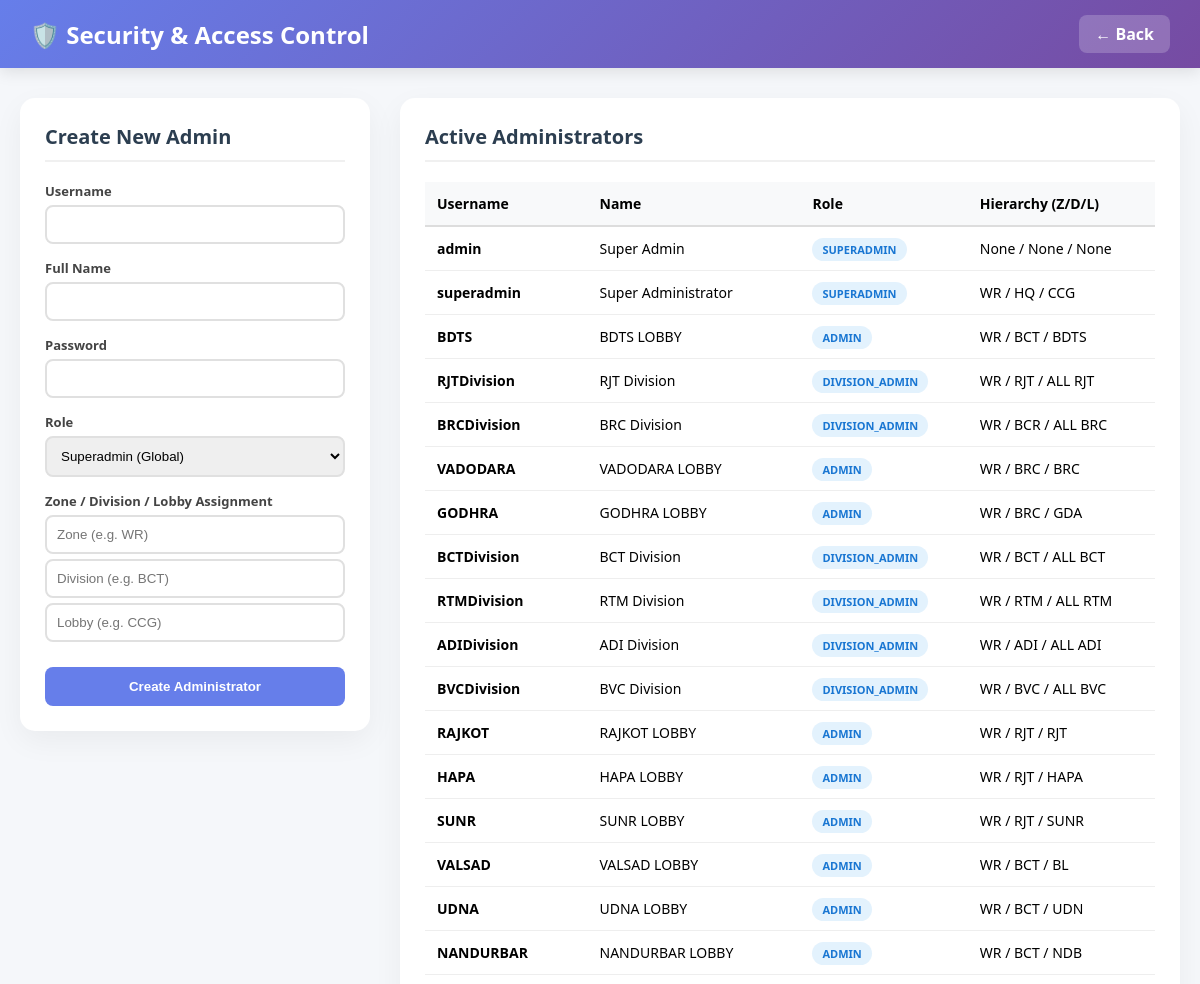
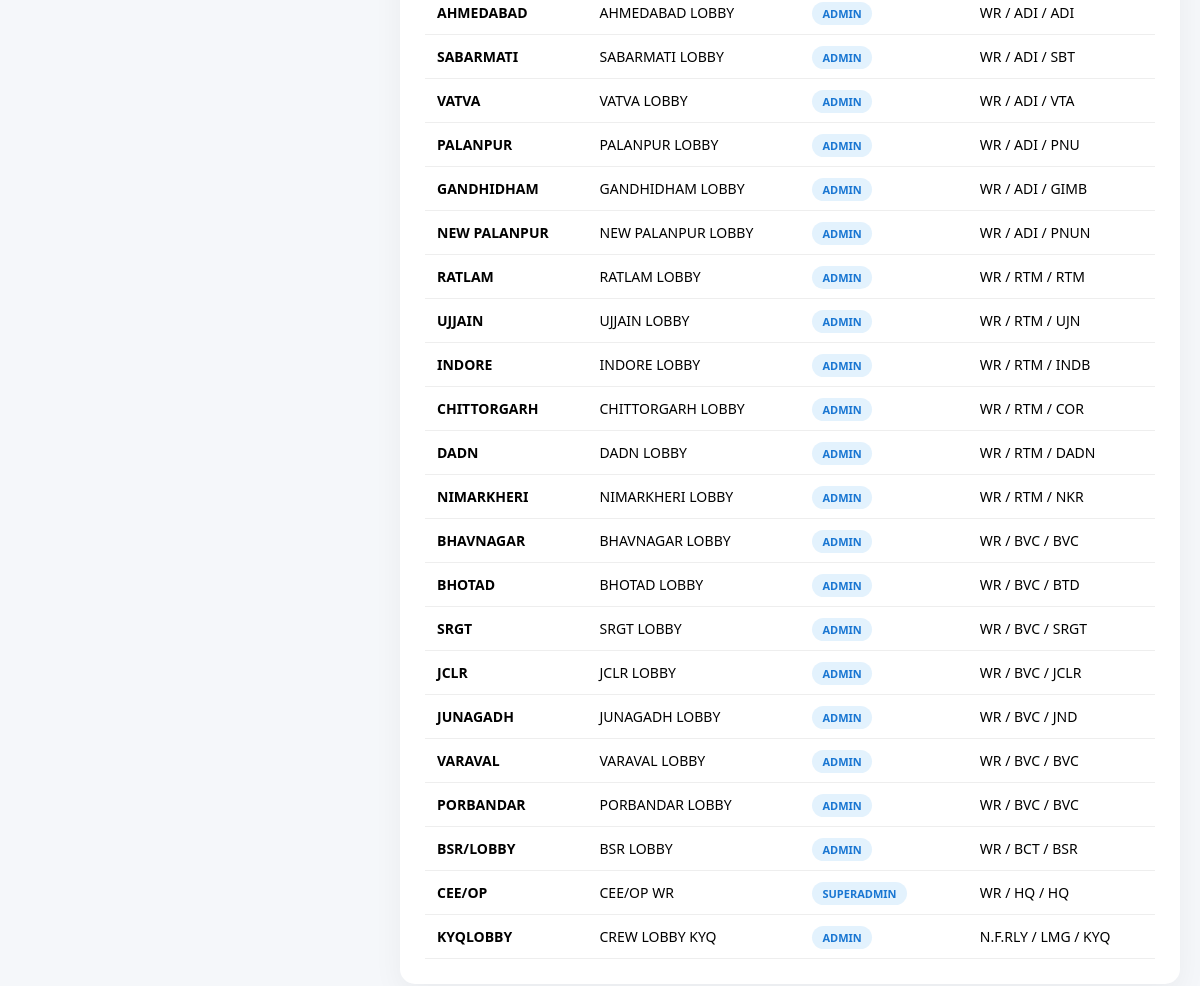
The app's page /admin/manage_admins (signed in) with its own data (2 pictures, top to bottom).
### models.py (models this page shows)
class Admin(db.Model):
    __tablename__ = 'admins'
    id = db.Column(db.Integer, primary_key=True)
    username = db.Column(db.String(50), unique=True, nullable=False)
    password = db.Column(db.String(255), nullable=False)
    full_name = db.Column(db.String(100), nullable=False)
    email = db.Column(db.String(100))
    zone = db.Column(db.String(50))
    division = db.Column(db.String(50))
    lobby = db.Column(db.String(50))
    user_type = db.Column(db.String(20), nullable=False)
    status = db.Column(db.String(20), default='active')
    created_by = db.Column(db.Integer)
    last_login = db.Column(db.DateTime)

### app.py (the view, shortened to what this page needs)
@app.route('/admin/manage_admins', methods=['GET', 'POST'])
def manage_admins():
    if 'admin_id' not in session or session.get('admin_type') not in ['superadmin', 'zonal_superadmin']:
        return redirect(url_for('admin_dashboard'))
    if session.get('admin_type') == 'superadmin':
        admins = Admin.query.all()
    else:
        admins = Admin.query.filter_by(zone=session.get('zone')).all()
    return render_template('manage_admins.html', admins=admins)

### templates/manage_admins.html (shortened to what this page needs)
<!DOCTYPE html>
<html lang="en">
<head>
</head>
<body>
    <nav class="navbar">
        <h1>🛡️ Security & Access Control</h1>
        <a href="{{ url_for('admin_dashboard') }}">← Back</a>
    </nav>
    <div class="container">
        <div class="card" style="height: fit-content;">
            <h2>Create New Admin</h2>
            <form method="POST">
                <div class="form-group">
                    <label>Username</label>
                    <input type="text" name="username" required>
                </div>
                <div class="form-group">
                    <label>Full Name</label>
                    <input type="text" name="full_name" required>
                </div>
                <div class="form-group">
                    <label>Password</label>
                    <input type="password" name="password" required>
                </div>
                <div class="form-group">
                    <label>Role</label>
                    <select name="user_type" required>
                        {% if session.admin_type == 'superadmin' %}
                            <option value="superadmin">Superadmin (Global)</option>
                        {% endif %}
                    </select>
                </div>
                <div class="form-group">
                    <label>Zone / Division / Lobby Assignment</label>
                    <input type="text" name="zone" placeholder="Zone (e.g. WR)" required>
                    <input type="text" name="division" placeholder="Division (e.g. BCT)" style="margin-top:5px;">
                    <input type="text" name="lobby" placeholder="Lobby (e.g. CCG)" style="margin-top:5px;">
                </div>
                <button type="submit" class="btn">Create Administrator</button>
            </form>
        </div>
        <div class="card" style="overflow-x:auto;">
            <h2>Active Administrators</h2>
            <table>
                <thead>
                    <tr>
                        <th>Username</th>
                        <th>Name</th>
                        <th>Role</th>
                        <th>Hierarchy (Z/D/L)</th>
                    </tr>
                </thead>
                <tbody>
                    {% for admin in admins %}
                    <tr>
                        <td><strong>{{ admin.username }}</strong></td>
                        <td>{{ admin.full_name }}</td>
                        <td><span class="badge">{{ admin.user_type }}</span></td>
                        <td>{{ admin.zone }} / {{ admin.division }} / {{ admin.lobby }}</td>
                    </tr>
                    {% endfor %}
                </tbody>
            </table>
        </div>
    </div>
</body>
</html>

### templates/manage_admins.html (style rules this page uses)
* { margin: 0; padding: 0; box-sizing: border-box; }
body { font-family: 'Segoe UI', Tahoma, Geneva, Verdana, sans-serif; background: #f5f7fa; }
.navbar { background: linear-gradient(135deg, #667eea 0%, #764ba2 100%); color: white; padding: 15px 30px; display: flex; justify-content: space-between; align-items: center; box-shadow: 0 4px 15px rgba(0,0,0,0.1); }
.navbar a { color: white; text-decoration: none; padding: 8px 16px; background: rgba(255,255,255,0.2); border-radius: 8px; font-weight: bold; }
.container { max-width: 1200px; margin: 30px auto; padding: 0 20px; display: grid; grid-template-columns: 350px 1fr; gap: 30px; }
.card { background: white; padding: 25px; border-radius: 15px; box-shadow: 0 10px 30px rgba(0,0,0,0.05); }
.card h2 { color: #2c3e50; margin-bottom: 20px; font-size: 20px; border-bottom: 2px solid #f0f0f0; padding-bottom: 10px; }
.form-group { margin-bottom: 15px; }
.form-group label { display: block; margin-bottom: 5px; color: #444; font-weight: bold; font-size: 13px; }
.form-group input, .form-group select { width: 100%; padding: 10px; border: 2px solid #e0e0e0; border-radius: 8px; }
.btn { width: 100%; padding: 12px; background: #667eea; color: white; border: none; border-radius: 8px; font-weight: bold; cursor: pointer; margin-top: 10px; }
table { width: 100%; border-collapse: collapse; font-size: 14px; }
th { background: #f8f9fa; padding: 12px; text-align: left; border-bottom: 2px solid #ddd; }
td { padding: 12px; border-bottom: 1px solid #eee; }
.badge { padding: 4px 10px; border-radius: 20px; font-size: 11px; font-weight: bold; text-transform: uppercase; background: #e3f2fd; color: #1976d2; }

### records on screen
Admin: username "admin", full_name "Super Admin", user_type "SUPERADMIN", zone "None", division "None", lobby "None"
Admin: username "superadmin", full_name "Super Administrator", user_type "SUPERADMIN", zone "WR", division "HQ", lobby "CCG"
Admin: username "BDTS", full_name "BDTS LOBBY", user_type "ADMIN", zone "WR", division "BCT", lobby "BDTS"
Admin: username "RJTDivision", full_name "RJT Division", user_type "DIVISION_ADMIN", zone "WR", division "RJT", lobby "ALL RJT"
Admin: username "BRCDivision", full_name "BRC Division", user_type "DIVISION_ADMIN", zone "WR", division "BCR", lobby "ALL BRC"
Admin: username "VADODARA", full_name "VADODARA LOBBY", user_type "ADMIN", zone "WR", division "BRC", lobby "BRC"
Admin: username "GODHRA", full_name "GODHRA LOBBY", user_type "ADMIN", zone "WR", division "BRC", lobby "GDA"
Admin: username "BCTDivision", full_name "BCT Division", user_type "DIVISION_ADMIN", zone "WR", division "BCT", lobby "ALL BCT"
Admin: username "RTMDivision", full_name "RTM Division", user_type "DIVISION_ADMIN", zone "WR", division "RTM", lobby "ALL RTM"
Admin: username "ADIDivision", full_name "ADI Division", user_type "DIVISION_ADMIN", zone "WR", division "ADI", lobby "ALL ADI"
Admin: username "BVCDivision", full_name "BVC Division", user_type "DIVISION_ADMIN", zone "WR", division "BVC", lobby "ALL BVC"
Admin: username "RAJKOT", full_name "RAJKOT LOBBY", user_type "ADMIN", zone "WR", division "RJT", lobby "RJT"
Admin: username "HAPA", full_name "HAPA LOBBY", user_type "ADMIN", zone "WR", division "RJT", lobby "HAPA"
Admin: username "SUNR", full_name "SUNR LOBBY", user_type "ADMIN", zone "WR", division "RJT", lobby "SUNR"
Admin: username "VALSAD", full_name "VALSAD LOBBY", user_type "ADMIN", zone "WR", division "BCT", lobby "BL"
Admin: username "UDNA", full_name "UDNA LOBBY", user_type "ADMIN", zone "WR", division "BCT", lobby "UDN"
Admin: username "NANDURBAR", full_name "NANDURBAR LOBBY", user_type "ADMIN", zone "WR", division "BCT", lobby "NDB"
Admin: username "AHMEDABAD", full_name "AHMEDABAD LOBBY", user_type "ADMIN", zone "WR", division "ADI", lobby "ADI"
Admin: username "SABARMATI", full_name "SABARMATI LOBBY", user_type "ADMIN", zone "WR", division "ADI", lobby "SBT"
Admin: username "VATVA", full_name "VATVA LOBBY", user_type "ADMIN", zone "WR", division "ADI", lobby "VTA"
Admin: username "PALANPUR", full_name "PALANPUR LOBBY", user_type "ADMIN", zone "WR", division "ADI", lobby "PNU"
Admin: username "GANDHIDHAM", full_name "GANDHIDHAM LOBBY", user_type "ADMIN", zone "WR", division "ADI", lobby "GIMB"
Admin: username "NEW PALANPUR", full_name "NEW PALANPUR LOBBY", user_type "ADMIN", zone "WR", division "ADI", lobby "PNUN"
Admin: username "RATLAM", full_name "RATLAM LOBBY", user_type "ADMIN", zone "WR", division "RTM", lobby "RTM"
Admin: username "UJJAIN", full_name "UJJAIN LOBBY", user_type "ADMIN", zone "WR", division "RTM", lobby "UJN"
Admin: username "INDORE", full_name "INDORE LOBBY", user_type "ADMIN", zone "WR", division "RTM", lobby "INDB"
Admin: username "CHITTORGARH", full_name "CHITTORGARH LOBBY", user_type "ADMIN", zone "WR", division "RTM", lobby "COR"
Admin: username "DADN", full_name "DADN LOBBY", user_type "ADMIN", zone "WR", division "RTM", lobby "DADN"
Admin: username "NIMARKHERI", full_name "NIMARKHERI LOBBY", user_type "ADMIN", zone "WR", division "RTM", lobby "NKR"
Admin: username "BHAVNAGAR", full_name "BHAVNAGAR LOBBY", user_type "ADMIN", zone "WR", division "BVC", lobby "BVC"
Admin: username "BHOTAD", full_name "BHOTAD LOBBY", user_type "ADMIN", zone "WR", division "BVC", lobby "BTD"
Admin: username "SRGT", full_name "SRGT LOBBY", user_type "ADMIN", zone "WR", division "BVC", lobby "SRGT"
Admin: username "JCLR", full_name "JCLR LOBBY", user_type "ADMIN", zone "WR", division "BVC", lobby "JCLR"
Admin: username "JUNAGADH", full_name "JUNAGADH LOBBY", user_type "ADMIN", zone "WR", division "BVC", lobby "JND"
Admin: username "VARAVAL", full_name "VARAVAL LOBBY", user_type "ADMIN", zone "WR", division "BVC", lobby "BVC"
Admin: username "PORBANDAR", full_name "PORBANDAR LOBBY", user_type "ADMIN", zone "WR", division "BVC", lobby "BVC"
Admin: username "BSR/LOBBY", full_name "BSR LOBBY", user_type "ADMIN", zone "WR", division "BCT", lobby "BSR"
Admin: username "CEE/OP", full_name "CEE/OP WR", user_type "SUPERADMIN", zone "WR", division "HQ", lobby "HQ"
Admin: username "KYQLOBBY", full_name "CREW LOBBY KYQ", user_type "ADMIN", zone "N.F.RLY", division "LMG", lobby "KYQ"
